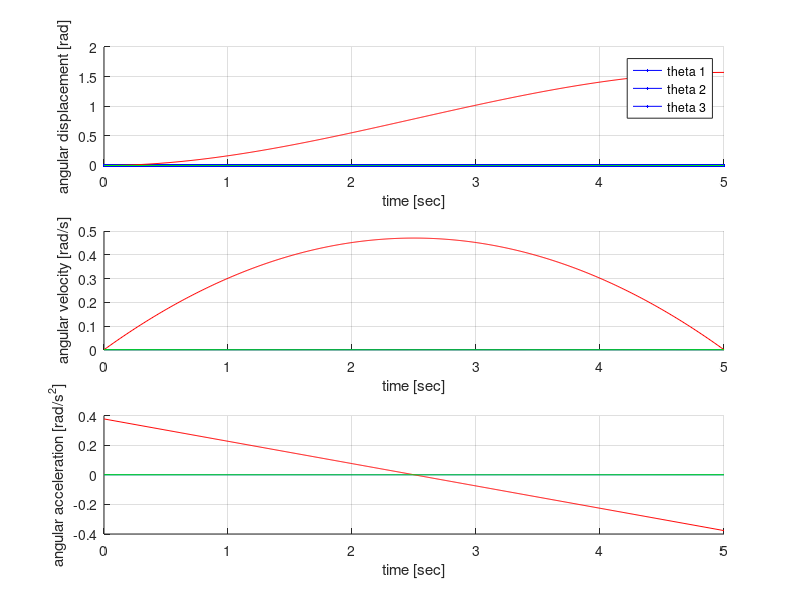
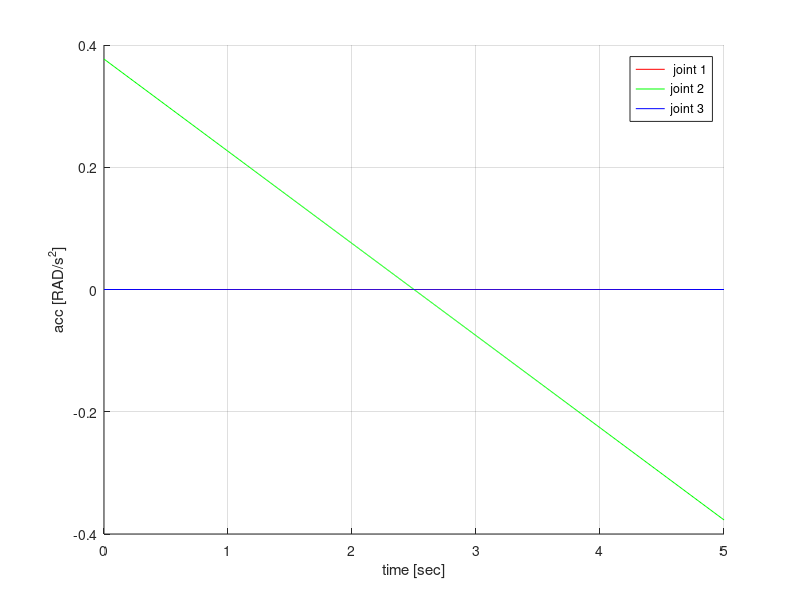
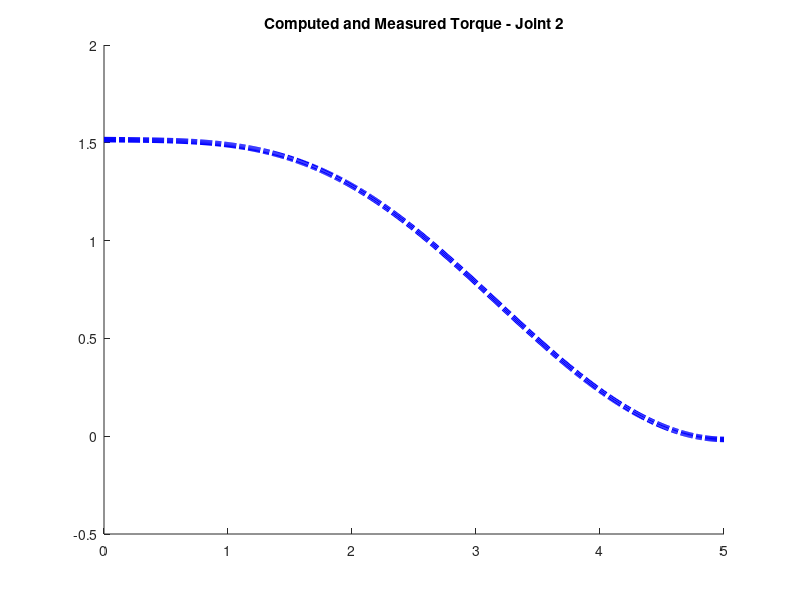

The MATLAB script that drew these images, in order: (Note: this script raises an error after producing the figures.)
close all; clc

g = 9.801; % gravity constant

%% %%%%%%%%%%%%%%%%%%%%%%%%%%%%  link properties
%======================================  link 1
l1 = 0.235; % length [m]
d1 = 0.16954384; % mass center
m1 = 0.2249; % mass [kg]
% moment of inertia
I1xx = 0.00096320; I1xy = -0.00000008; I1xz = -0.00000477;
I1yx = -0.00000008; I1yy = 0.00098847; I1yz = 0.00001586;
I1zx = -0.00000477; I1zy = 0.00001586; I1zz = 0.00006400;
%======================================  link 2
l2 = 0.279; % length [m]
d2 = 0.13069137; % mass center
m2 = 0.3142; % mass [kg]
% moment of inertia
I2xx = 0.00073785; I2xy = 0.00000000; I2xz = 0.00000000;
I2yx = 0.00000000; I2yy = 0.00083426; I2yz = 0.00000763;
I2zx = 0.00000000; I2zy = 0.00000763; I2zz = 0.00015999;

%% %%%%%%%%%%%%%%%%%%% discrete time
T = 5; % second
N = 620; % resolution
i = 0; 
for t = linspace(0, T, N)
    %%%%%%%%%%%%%%%%%%%%%%%%%%%%%% instantaneous time
    i = i + 1; time(i) = t;
    %%%%%%%%%%%%%%% Joint 1: angular displacement, velocity, acceleration
    theta__1(i) = 0; %A1*sin(f1*t); 
    theta__dot1(i) = 0; %A1*f1*cos(f1*t); 
    theta__ddot1(i) = 0; %-A1*f1^2*sin(f1*t); 
    
    %%%%%%%%%%%%%%% Joint 2: angular displacement, velocity, acceleration
    theta__2(i) = (3/50)*pi*t^2-(1/125)*pi*t^3; % A2*sin(f2*t); 
    theta__dot2(i) = (3/25)*pi*t-(3/125)*pi*t^2; %A2*f2*cos(f2*t); %plus 45degrees
    theta__ddot2(i) = (3/25)*pi-(6/125)*pi*t; %-A2*f2^2*sin(f2*t); %plus 45degrees
    
    %%%%%%%%%%%%%%% Joint 2: angular displacement, velocity, acceleration
    theta__3(i) = 0; %A3*sin(f3*t); 
    theta__dot3(i) = 0; %A3*f3*cos(f3*t); %plus 45degrees
    theta__ddot3(i) = 0; %-A3*f3^2*sin(f3*t); %plus 45degrees
%% mass Matrics
 H11 = (1/2)*(2*I1zz+2*I2zz+d2.^2*m2+l1.^2*m2+l1.^2*m2*cos(2*theta__2(i) ...
  )+2*d2*l1*m2*cos(theta__3(i))+d2.^2*m2*cos(2*(theta__2(i)+theta__3(i)))+2* ...
  d2*l1*m2*cos(2*theta__2(i)+theta__3(i)));
 H12 = (1/2)*((-1)*(I1yz+I1zy+I2yz+ ...
  I2zy)*cos(theta__1(i))+(I1xz+I1zx+I2xz+I2zx)*sin(theta__1(i)));
 H13 = (1/2)*((-1)*(I2yz+I2zy)*cos(theta__1(i))+(I2xz+I2zx)*sin(theta__1(i)));

 H21 = (1/2)*((-1)*(I1yz+I1zy+I2yz+I2zy)*cos(theta__1(i)) ...
     +(I1xz+I1zx+I2xz+I2zx)*sin(theta__1(i)));
 H22 = (1/2)*(I1xx+I1yy+I2xx+I2yy+2*d2.^2*m2+2*l1.^2*m2+((-1)* ...
  I1xx+I1yy+(-1)*I2xx+I2yy)*cos(2*theta__1(i))+4*d2*l1*m2*cos(theta__3(i) ...
  )+(-1)*I1xy*sin(2*theta__1(i))+(-1)*I1yx*sin(2*theta__1(i))+(-1)*I2xy* ...
  sin(2*theta__1(i))+(-1)*I2yx*sin(2*theta__1(i)));
 H23 = (1/2)*(I2xx+I2yy+2* ...
  d2.^2*m2+((-1)*I2xx+I2yy)*cos(2*theta__1(i))+2*d2*l1*m2*cos(theta__3(i)) ...
  +(-1)*I2xy*sin(2*theta__1(i))+(-1)*I2yx*sin(2*theta__1(i)));

 H31 = (1/2)*((-1)*(I2yz+I2zy)*cos(theta__1(i))+(I2xz+I2zx)*sin(theta__1(i)));
 H32 = (1/2)*(I2xx+I2yy+2*d2.^2*m2+((-1)*I2xx+I2yy)*cos(2*theta__1(i))+2*d2* ...
  l1*m2*cos(theta__3(i))+(-1)*I2xy*sin(2*theta__1(i))+(-1)*I2yx*sin(2*theta__1(i)));
 H33 = (1/2)*(I2xx+I2yy+2*d2.^2*m2+((-1)*I2xx+I2yy)*cos(2* ...
  theta__1(i))+(-1)*(I2xy+I2yx)*sin(2*theta__1(i)));

 C11 = (-2)*m2*(l1*cos(theta__2(i))+d2*cos(theta__2(i)+theta__3(i)))*((l1*sin(theta__2(i)) ...
  +d2*sin(theta__2(i)+theta__3(i)))*theta__dot2(i)+d2*sin(theta__2(i)+theta__3(i)) ...
  *theta__dot3(i));
 C12 = (1/2)*((I1xy+I1yx+I2xy+I2yx)*cos(2*theta__1(i) ...
  )+((-1)*I1xx+I1yy+(-1)*I2xx+I2yy)*sin(2*theta__1(i)))*theta__dot2(i);
 C13 = (1/2)*((I2xy+I2yx)*cos(2*theta__1(i))+((-1)*I2xx+I2yy)* ...
  sin(2*theta__1(i)))*(2*theta__dot2(i)+theta__dot3(i));

 C21 = (1/2)*((I1xz+I1zx+I2xz+I2zx)*cos(theta__1(i))+(I1yz+I1zy+I2yz+I2zy)* ...
  sin(theta__1(i))+m2*(l1.^2*sin(2*theta__2(i))+d2.^2*sin(2*(theta__2(i)+theta__3(i)))+ ...
  2*d2*l1*sin(2*theta__2(i)+theta__3(i))))*theta__dot1(i)+(-1)*(( ...
  I1xy+I1yx+I2xy+I2yx)*cos(2*theta__1(i))+((-1)*I1xx+I1yy+(-1)*I2xx+ ...
  I2yy)*sin(2*theta__1(i)))*theta__dot2(i)+(-1)*((I2xy+I2yx)* ...
  cos(2*theta__1(i))+((-1)*I2xx+I2yy)*sin(2*theta__1(i)))*theta__dot3(i);
 C22 = (-2)*d2*l1*m2*sin(theta__3(i))*theta__dot3(i);
 C23 = (-1)*d2*l1*m2*sin(theta__3(i))*theta__dot3(i);

 C31 = (1/2)*((I2xz+I2zx)*cos( ...
  theta__1(i))+(I2yz+I2zy)*sin(theta__1(i))+2*d2*m2*(l1*cos(theta__2(i))+d2*cos( ...
  theta__2(i)+theta__3(i)))*sin(theta__2(i)+theta__3(i)))*theta__dot1(i)+(-1)*(( ...
  I2xy+I2yx)*cos(2*theta__1(i))+((-1)*I2xx+I2yy)*sin(2*theta__1(i)))*( ...
  theta__dot2(i)+theta__dot3(i));
 C32 = d2*l1*m2*sin(theta__3(i))*theta__dot2(i);
 C33 = 0;
 
 F1 = 0.25*2*(1/(1 + exp(-2*theta__dot1(i))) - 0.5) + (0.005*(theta__dot1(i))); 
 F2 = 0.685*2*(1/(1 + exp(-2*theta__dot2(i))) - 0.5) + (0.02*(theta__dot2(i)));
 F3 = 0.39*2*(1/(1 + exp(-5*theta__dot3(i))) - 0.5) + (0.008*(theta__dot3(i)));

G1 = 0;
G2 = g*((d1*m1+l1*m2)*cos(theta__2(i))+d2*m2*cos(theta__2(i)+theta__3(i)));
G3 = d2*g*m2*cos(theta__2(i)+theta__3(i));        

%V = [C11 + C12 + C13; C21 + C22 + C23; C31 + C32 + C33]


%%
    %%%%%%%%%%%%%%%%%%%%%%%%%%%%%%%%%%%  link positions
    %%%%%%%%%%%%%%%%%% link 1
    X1(i) = l1*cos(theta__1(i))*cos(theta__2(i));
    Y1(i) = l1*sin(theta__1(i))*cos(theta__2(i));
    Z1(i) = l1*sin(theta__2(i));
   % x1(i) = 0.5*X1(i); y1(i) = 0.5*Y1(i); 
    %%%%%%%%%%%%%%%%%% link 2
    X2(i) = X1(i) + l2*cos(theta__2(i) + theta__3(i))*cos(theta__1(i)); 
    Y2(i) = Y1(i) + l2*cos(theta__2(i) + theta__3(i))*sin(theta__1(i));
    Z2(i) = Z1(i) + l2*sin(theta__2(i) + theta__3(i));
    %x2(i) = X1(i) + 0.5*X2(i); %Y2(i) = Y1(i) + 0.5*Y2(i);

%% DYnamics Matrics
M = [H11, H12 , H13; H21 , H22 , H23; H31 , H32 ,H33];
V = [C11*theta__dot1(i)+C12*theta__dot2(i)+C13*theta__dot3(i);C21*theta__dot1(i)+C22*theta__dot2(i)+C23*theta__dot3(i);C31*theta__dot1(i)+C32*theta__dot2(i)+C33*theta__dot3(i)];
G = [G1 ; G2 ; G3];
Theta__ddot = [theta__ddot1(i);theta__ddot2(i);theta__ddot3(i)];
F = [F1;F2;F3];

beta =[C11 C12 C13; C21 C22 C23; C31 C32 C33]+[G1;G2;G3];


%% compute Torque
tauVector = M*Theta__ddot+beta;
tau1(i) = tauVector(1);
tau2(i) = tauVector(2);
tau3(i) = tauVector(3);

Tau_test = [0 0 0;1 0 0;0 0 0];

%% compute Acceleration 
acceleration = M\(tauVector-beta);
acc1(i) = acceleration(1);
acc2(i) = acceleration(2);
acc3(i) = acceleration(3);

end
time1 = 0:0.008:619*0.008;
%VarName7(621) = [];
%VarName8(621) = [];
%VarName9(621) = [];
%%
figure(2)
clf
figure(2)
subplot(3, 1, 1)
hold on
plot(time, theta__1(i), 'b')
plot(time, theta__2, 'r')
plot(time, theta__3, 'g')
hold off
legend('theta 1', 'theta 2', 'theta 3')
grid on; 
xlabel('time [sec]'); ylabel('angular displacement [rad]'); 
subplot(3, 1, 2)
hold on
plot(time, theta__dot1, 'b')
plot(time, theta__dot2, 'r')
plot(time, theta__dot3, 'g')
hold off
grid on; 
xlabel('time [sec]'); ylabel('angular velocity [rad/s]'); 
subplot(3, 1, 3)
hold on
plot(time, theta__ddot1, 'b')
plot(time, theta__ddot2, 'r')
plot(time, theta__ddot3, 'g')
hold off
grid on; 
xlabel('time [sec]'); ylabel('angular acceleration [rad/s^2]'); 

%% %%%%%%%%%%%%%%%%%%%%%%%%%%%%%%%%%% plot the motor torques
%figure(1)
%clf
%figure(1)
%hold on
%plot(time, tau_1, 'r')
%plot(time, tau_2, 'g')
%plot(time, tau_3, 'b')
%hold off
%legend(' joint 1', 'joint 2', 'joint 3')
%grid on; 
%xlabel('time [sec]'); ylabel('torques [Nm/rad]'); 
%% %%%%%%%%%%%%%%%%%%%%%%%%%%%%%%%%%% plot the motor acc
figure(4)
clf
figure(4)
hold on
plot(time, acc1, 'r')
plot(time, acc2, 'g')
plot(time, acc3, 'b')
hold off
legend(' joint 1', 'joint 2', 'joint 3')
grid on; 
xlabel('time [sec]'); ylabel('acc [RAD/s^2]'); 


%% %%%%%%%%%%%%%%%%%%%%%%%%%%%%%%%%%% plot the motor tau
figure(5)
clf
figure(5)
hold on
title('Computed and Measured Torque - Joint 2')
%plot(time, tau1, 'r')
plot(time, tau2, '-.b','Linewidth',4)
%plot(time, tau3, 'b')
%plot(VarName2)
plot(time1,smooth(VarName8,100),'r','Linewidth',4)
hold off
legend('Computed Torque', 'Measured Torque')
grid on; 
xlabel('Time [s]'); ylabel('torque [Nm]'); 

%% %%%%%%%%%%%%%%%%%%%%%%%%%%%%%%% Motion Profile
figure(7)
clf
figure(7)
hold on
title('Motion Profile - Joint 2')
%plot(time, tau1, 'r')
plot(time, theta__2, '-.r','Linewidth',4)
plot(time1, smooth(VarName9,100), 'r','Linewidth',4)

xlabel('Time [s]'); ylabel('Angular displacement [rad]');
yyaxis right;
plot(time, theta__dot2, '-.g', 'Linewidth',4)
plot(time1, smooth(VarName7,100), 'g', 'Linewidth',4)
ylim([0 1.6]);
ylabel('Velocity [rad/s]'); 
hold off
legend('Computed Angular Displacement', 'Messured Angular Displacement','Computed Angular Velocity', 'Messured Angular Velocity')
grid on;
%% %%%%%%%%%%%%%%%%%%%%%%%%%%%%%%%  plot the link
%figure(3)
%clf
%figure(3)
%hold on 
%xlabel('x [m]'); ylabel('y [m]'); zlabel('z [m]');
%set(gca,'NextPlot','replaceChildren');
%for j = 1 : N
%    plot3(0, 0, 0, 'ko', 'MarkerSize', 6, 'Linewidth', 2);
%    axis equal; grid on; axis([-0.55 0.55 -0.55 0.55 -0.55 0.55]);
%    plot3(X1(j), Y1(j), Z1(j), 'bo', 'MarkerSize', 6, 'Linewidth', 2);
%    plot3(X2(j), Y2(j), Z2(j), 'ro', 'MarkerSize', 6, 'Linewidth', 2);
%    line([0 X1(j)], [0 Y1(j)], [0 Z1(j)], 'Color', 'b', 'Linewidth', 2); 
%    line([X1(j) X2(j)], [Y1(j) Y2(j)], [Z1(j) Z2(j)], 'Color', 'r', 'Linewidth', 2);  
%    F(j) = getframe; 
%end
%hold off
%movie(F);
